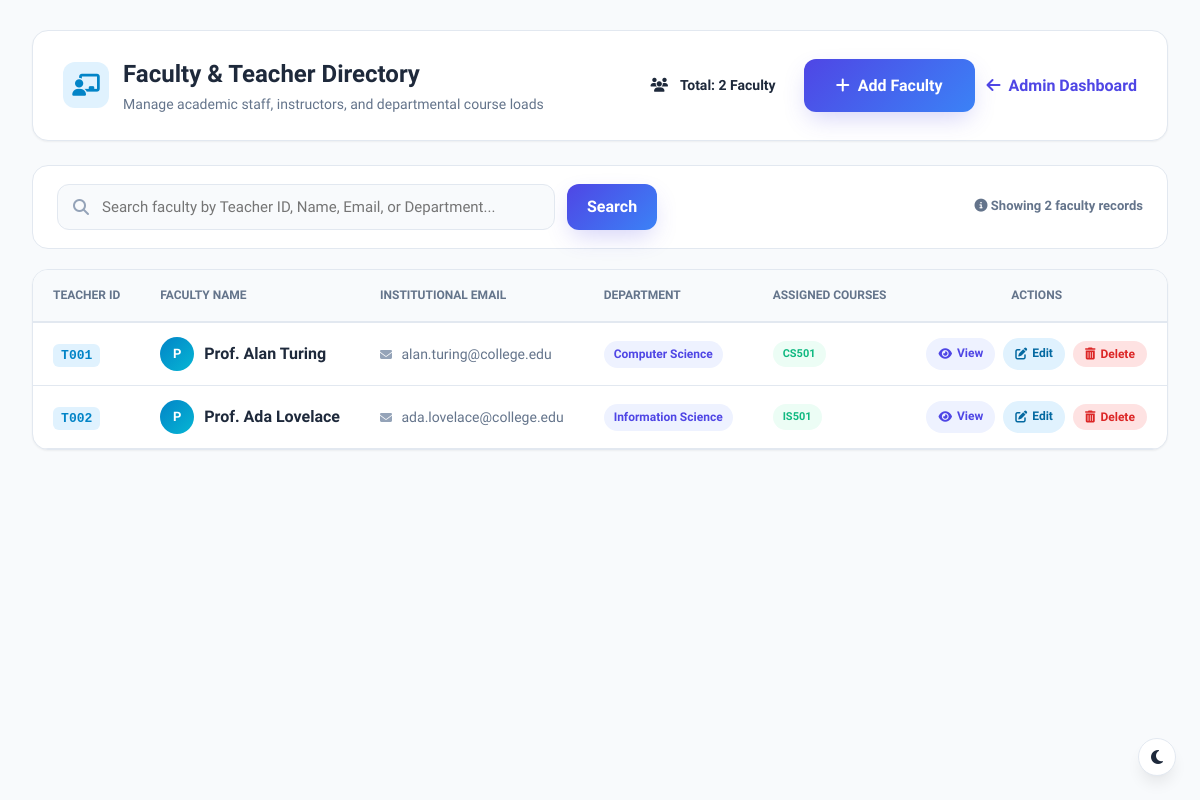
Page /view_teachers (signed in) on the earlier database version.
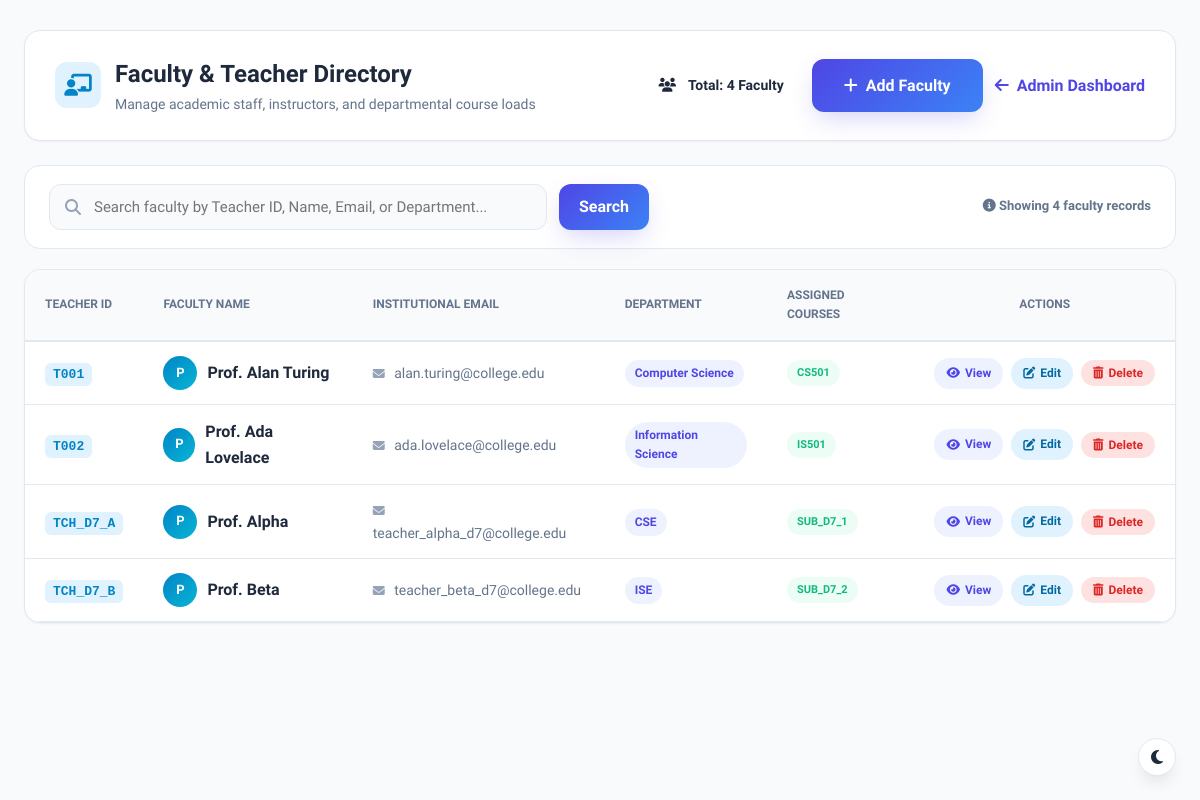
Same page on the later database version.
### tables this page shows
CREATE TABLE teachers(
        id INTEGER PRIMARY KEY AUTOINCREMENT,
        teacher_id TEXT UNIQUE NOT NULL,
        fullname TEXT NOT NULL,
        email TEXT UNIQUE NOT NULL,
        department TEXT NOT NULL
    );

CREATE TABLE "subjects" (id INTEGER PRIMARY KEY AUTOINCREMENT, subject_code TEXT UNIQUE NOT NULL, subject_name TEXT NOT NULL, department TEXT NOT NULL, semester INTEGER NOT NULL);

### app.py (the view)
@app.route("/view_teachers")
@role_required("admin")
def view_teachers():
    search_query = request.args.get("search", "").strip()
    success = request.args.get("success")
    error = request.args.get("error")
    conn = get_db_connection()
    cursor = conn.cursor()
    if search_query:
        term = f"%{search_query}%"
        cursor.execute("""
            SELECT teacher_id, fullname, email, department
            FROM teachers
            WHERE teacher_id LIKE ? OR fullname LIKE ? OR email LIKE ? OR department LIKE ?
            ORDER BY teacher_id ASC
        """, (term, term, term, term))
    else:
        cursor.execute("""
            SELECT teacher_id, fullname, email, department
            FROM teachers
            ORDER BY teacher_id ASC
        """)
    teachers_raw = cursor.fetchall()
    teachers_list = []
    for t in teachers_raw:
        cursor.execute("""
            SELECT subjects.subject_code, subjects.subject_name
            FROM teacher_subjects
            JOIN subjects ON teacher_subjects.subject_id = subjects.subject_code
            WHERE teacher_subjects.teacher_id = ?
        """, (t["teacher_id"],))
        assigned_subjects = cursor.fetchall()
        teachers_list.append({
            "teacher_id": t["teacher_id"],
            "fullname": t["fullname"],
            "email": t["email"],
            "department": t["department"],
            "subjects": assigned_subjects
        })
    conn.close()
    return render_template(
        "view_teachers.html",
        teachers=teachers_list,
        search_query=search_query,
        success=success,
        error=error
    )

### app.py (called while the page is built, shortened)
def role_required(*allowed_roles):
    def decorator(f):
        @wraps(f)
        def decorated_function(*args, **kwargs):
            if "user_id" not in session or "role" not in session:
                return redirect(url_for("login"))
            user_role = session.get("role")
            return f(*args, **kwargs)
        return decorated_function
    return decorator

### database.py (called while the page is built)
def get_db_connection():
    conn = sqlite3.connect("database.db")
    conn.execute("PRAGMA foreign_keys = ON;")
    conn.row_factory = sqlite3.Row
    return conn

### templates/view_teachers.html (shortened to what the changed rows need)
<!DOCTYPE html>
<html lang="en">
<head>
    <link rel="stylesheet" href="{{ url_for('static', filename='css/dashboard.css') }}">
    <link rel="stylesheet" href="{{ url_for('static', filename='css/style.css') }}">
    <link rel="stylesheet" href="https://cdnjs.cloudflare.com/ajax/libs/font-awesome/6.5.2/css/all.min.css">
</head>
<body style="background: var(--bg-main);">
    <div style="max-width: 1280px; margin: 30px auto; padding: 0 24px;">
        <div style="display: flex; justify-content: space-between; align-items: center; flex-wrap: wrap; gap: 20px; background: var(--card-bg); padding: 24px 30px; border-radius: var(--radius-lg); box-shadow: var(--shadow-sm); border: 1px solid var(--border); margin-bottom: 24px;">
            <div>
                <div style="display: flex; align-items: center; gap: 14px;">
                    <div>
                        <h1 style="font-size: 24px; font-weight: 800; color: var(--text-main); margin: 0;">Faculty & Teacher Directory</h1>
                    </div>
                </div>
            </div>
            <div style="display: flex; align-items: center; gap: 12px;">
                <span class="badge badge-info" style="font-size: 14px; padding: 8px 16px;">
                    <i class="fas fa-users" style="margin-right: 6px;"></i> Total: {{ teachers|length }} Faculty
                </span>
                <a href="{{ url_for('add_teacher') }}" class="btn btn-primary" style="display: inline-flex; align-items: center; gap: 8px; font-weight: 600;">
                    <i class="fas fa-plus"></i> Add Faculty
                </a>
                <a href="{{ url_for('admin') }}" class="btn btn-outline" style="display: inline-flex; align-items: center; gap: 8px; font-weight: 600;">
                    <i class="fas fa-arrow-left"></i> Admin Dashboard
                </a>
            </div>
        </div>
        <div style="background: var(--card-bg); padding: 18px 24px; border-radius: var(--radius-lg); border: 1px solid var(--border); margin-bottom: 20px; display: flex; justify-content: space-between; align-items: center; flex-wrap: wrap; gap: 16px;">
            <span style="font-size: 13px; color: var(--text-muted); font-weight: 600;">
                <i class="fas fa-info-circle"></i> Showing <strong>{{ teachers|length }}</strong> faculty records
            </span>
        </div>
        <div class="table-card" style="background: var(--card-bg); border-radius: var(--radius-lg); border: 1px solid var(--border); overflow: hidden; box-shadow: var(--shadow-sm);">
            {% if teachers %}
            <div style="overflow-x: auto;">
                <table class="data-table" id="teachersTable" style="width: 100%; border-collapse: collapse;">
                    <thead>
                        <tr style="background: var(--bg-main); border-bottom: 2px solid var(--border);">
                            <th style="padding: 16px 20px; text-align: left; font-size: 12px; font-weight: 700; color: var(--text-muted); text-transform: uppercase;">Teacher ID</th>
                            <th style="padding: 16px 20px; text-align: left; font-size: 12px; font-weight: 700; color: var(--text-muted); text-transform: uppercase;">Faculty Name</th>
                            <th style="padding: 16px 20px; text-align: left; font-size: 12px; font-weight: 700; color: var(--text-muted); text-transform: uppercase;">Institutional Email</th>
                            <th style="padding: 16px 20px; text-align: left; font-size: 12px; font-weight: 700; color: var(--text-muted); text-transform: uppercase;">Department</th>
                            <th style="padding: 16px 20px; text-align: left; font-size: 12px; font-weight: 700; color: var(--text-muted); text-transform: uppercase;">Assigned Courses</th>
                            <th style="padding: 16px 20px; text-align: center; font-size: 12px; font-weight: 700; color: var(--text-muted); text-transform: uppercase;">Actions</th>
                        </tr>
                    </thead>
                    <tbody>
                        {% for teacher in teachers %}
                        <tr class="teacher-row" style="border-bottom: 1px solid var(--border); transition: var(--transition);">
                            <td style="padding: 14px 20px;">
                                <span style="font-weight: 700; font-family: monospace; color: var(--secondary-hover); background: #e0f2fe; padding: 4px 8px; border-radius: 6px; font-size: 13px;">
                                    {{ teacher.teacher_id }}
                                </span>
                            </td>
                            <td style="padding: 14px 20px;">
                                <div style="display: flex; align-items: center; gap: 10px;">
                                    <div style="width: 34px; height: 34px; border-radius: 50%; background: linear-gradient(135deg, #0284c7, #06b6d4); color: white; display: flex; align-items: center; justify-content: center; font-size: 13px; font-weight: 700;">
                                        {{ teacher.fullname[0]|upper }}
                                    </div>
                                    <span style="font-weight: 600; color: var(--text-main);">{{ teacher.fullname }}</span>
                                </div>
                            </td>
                            <td style="padding: 14px 20px; color: var(--text-muted); font-size: 14px;">
                                <i class="fas fa-envelope" style="font-size: 12px; margin-right: 6px; color: var(--text-light);"></i>
                                {{ teacher.email }}
                            </td>
                            <td style="padding: 14px 20px;">
                                <span class="badge badge-primary">{{ teacher.department }}</span>
                            </td>
                            <td style="padding: 14px 20px;">
                                {% if teacher.subjects %}
                                <div style="display: flex; flex-wrap: wrap; gap: 4px;">
                                    {% for sub in teacher.subjects %}
                                    <span class="badge badge-success" style="font-size: 11px;">
                                        {{ sub['subject_code'] }}
                                    </span>
                                    {% endfor %}
                                </div>
                                {% else %}
                                <span style="font-size: 12px; color: var(--text-muted); font-style: italic;">No subjects assigned</span>
                                {% endif %}
                            </td>
                            <td style="padding: 14px 20px; text-align: center;">
                                <div style="display: inline-flex; align-items: center; gap: 8px;">
                                    <a href="{{ url_for('view_teacher', teacher_id=teacher.teacher_id) }}" class="badge badge-primary" style="text-decoration: none; padding: 6px 12px; font-size: 12px; display: inline-flex; align-items: center; gap: 5px;" title="View Faculty Profile">
                                        <i class="fas fa-eye"></i> View
                                    </a>
                                    <a href="{{ url_for('edit_teacher', teacher_id=teacher.teacher_id) }}" class="badge badge-info" style="text-decoration: none; padding: 6px 12px; font-size: 12px; display: inline-flex; align-items: center; gap: 5px; background: #e0f2fe; color: #0369a1;" title="Edit Faculty Member">
                                        <i class="fas fa-edit"></i> Edit
                                    </a>
                                    <button
                                        type="button"
                                        class="badge badge-danger"
                                        style="border: none; cursor: pointer; padding: 6px 12px; font-size: 12px; display: inline-flex; align-items: center; gap: 5px; background: #fee2e2; color: #dc2626;"
                                        onclick="confirmDeleteTeacher('{{ teacher.teacher_id }}', '{{ teacher.fullname }}')"
                                        title="Delete Faculty Member">
                                        <i class="fas fa-trash-alt"></i> Delete
                                    </button>
                                </div>
                            </td>
                        </tr>
                        {% endfor %}
                    </tbody>
                </table>
            </div>
            {% endif %}
        </div>
    </div>
</body>
</html>

Differences in the rows shown:
added teachers: teacher_id "TCH_D7_A", fullname "P", fullname "Prof. Alpha", email "teacher_alpha_d7@college.edu", department "CSE"
added subjects: subject_code "SUB_D7_1", shown under "TCH_D7_A"
added teachers: teacher_id "TCH_D7_B", fullname "P", fullname "Prof. Beta", email "teacher_beta_d7@college.edu", department "ISE"
added subjects: subject_code "SUB_D7_2", shown under "TCH_D7_B"
Other differences:
{{ teachers|length }}: "2" → "4"
